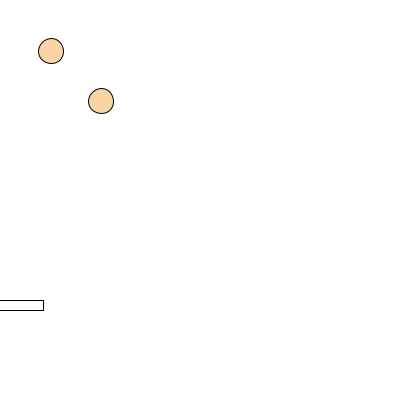
Frame 1 (no input)
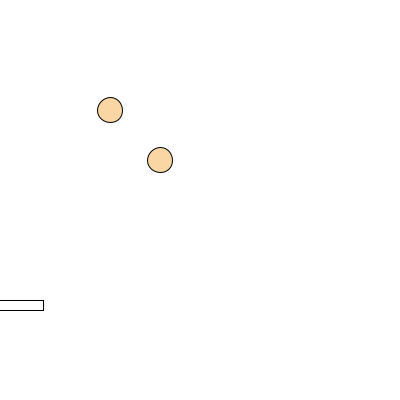
Frame 60 (the mouse pressed at the canvas centre just before this capture)
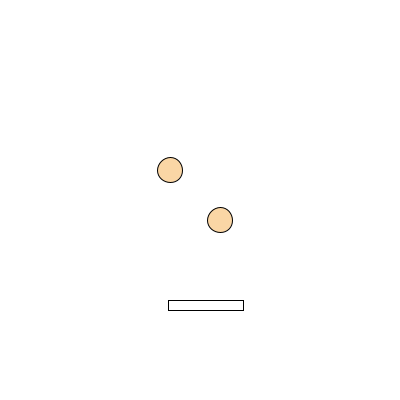
Frame 120 (the mouse held since frame 60 and released just before this capture)

The Processing sketch that drew these frames (run headless with seeded random() and noise(); from frame 60 on, the mouse is pressed at the canvas centre):

// Processing sketch: processing_142792
// ── processing_142792.pde

Ball ball1, ball2, ball3;

void setup(){
  size(400,400);
  background(255);
  smooth();
  
  //establish each new instance of class and starting position
  ball1 = new Ball(50,50);
  ball2 = new Ball(100,100);
}

void draw(){
  background(255);
  
  //paddle
  rect(mouseX-32,300,75,10);
  
  //call each instance of class to screen
  ball1.move();
  ball1.display();
  ball2.move();
  ball2.display();
}
class Ball {
  //variable for y position
  float posY = 0;
  //variable for y direction
  float dirY = 1;
  //variable for x position
  float posX = 0;
  //variable for x direction
  float dirX = 1;
  //variable for speed
  float speed;
  
  Ball(float tposX, float tposY){
    posX = tposX;
    posY = tposY;
  }
  void move(){
    posY += dirY;
    posX += dirX;
    speed = random(2,5);
    
    //set ball to not leave screen
    if(posY >= (height-25)){
      dirY = -speed;
    }else if(posY <= 25){
      dirY = speed;
    }else if(posX >= (width-25)){
      dirX = -speed;
    }else if(posX <= 25){
      dirX = speed;
    }
    
    //paddle hit effect
    if(dist(posX, posY, mouseX+33, 315) < 25){
      dirX = -(random(3,6));
      dirY = -(random(1,4));
    }else if(dist(posX, posY, mouseX+10, 315) < 25){
      dirX = -(random(3,6));
      dirY = -(random(1,4));
    }else if(dist(posX, posY, mouseX-10, 315) < 25){
      dirX = -(random(3,6));
      dirY = -(random(1,4));
    }else if(dist(posX, posY, mouseX-32, 315) < 25){
      dirX = -(random(3,6));
      dirY = -(random(1,4));
    }
  }
  void display(){
    
    //set ball to red if below paddle, white otherwise
    if(posY > 320){
      fill(255,0,0);
    }else if(posY <= 320){
      fill(250,214,165);
    }
    ellipse(posX,posY,25,25);
    noFill();
  }
}
